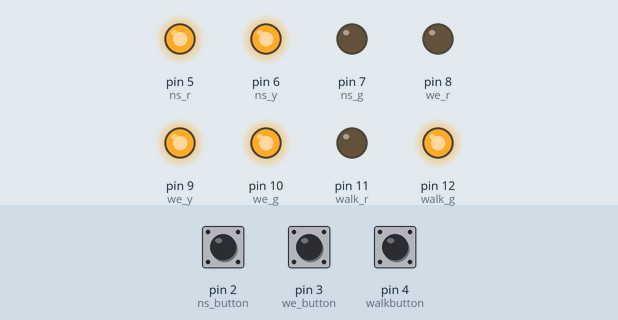
Bench run of a sketch on a simulated Arduino Uno, built with avr-gcc and run on an emulated ATmega328P. Shown: output pins drawn as LEDs (lit = HIGH). Dashed ring = blinking. Inputs (shaded band) come from the test bench; at power-on: pin 3 (we_button) LOW, pin 2 (ns_button) LOW, pin 4 (walkbutton) LOW.

Above: at 6.8 s.
6.9 s: pin 3 (we_button) pulled HIGH for 2.6 s
At 8.9 s:
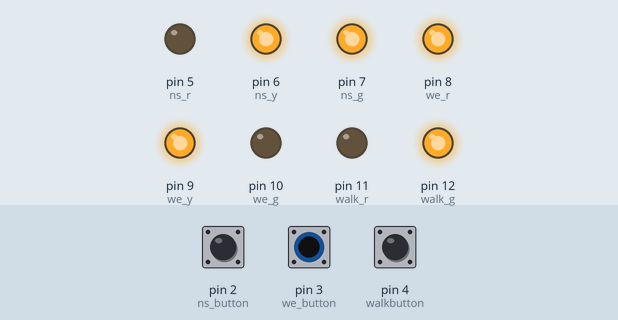
11.0 s: pin 2 (ns_button) pulled HIGH for 2.6 s
At 12.22 s:
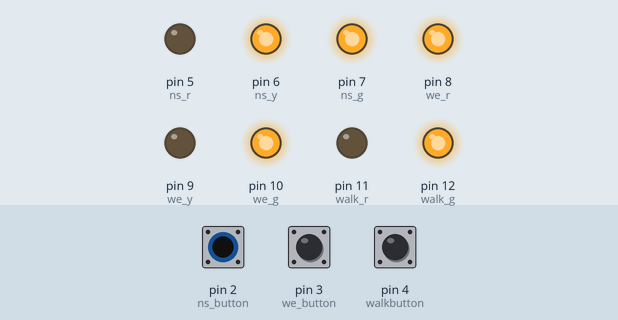
15.1 s: pin 4 (walkbutton) pulled HIGH for 2.6 s
At 17.6 s:
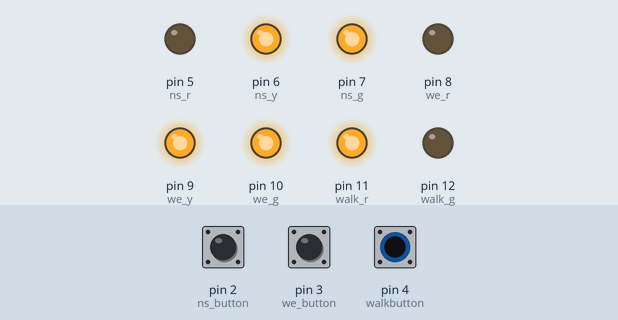
19.2 s: pin 2 (ns_button) pulled HIGH for 2.6 s
At 21.32 s:
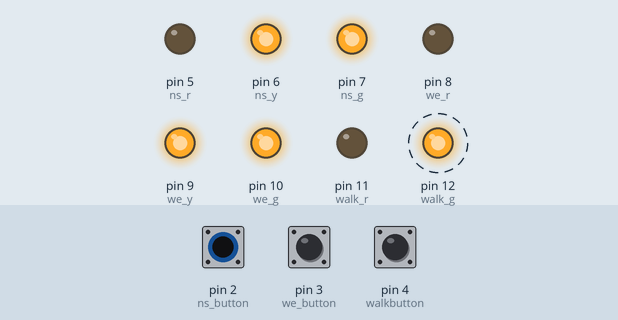
Timing chart, 0 to 22.9 s (numbered marks = the images above; inputs shaded):
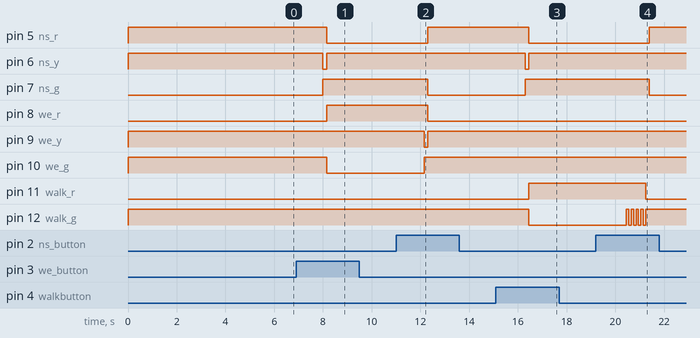

The sketch:

TRAFFIC_LIGHT.ino
```cpp
#define walkbutton 4
#define we_button 3
#define ns_button 2

#define walk_r 11
#define walk_g 12

#define ns_r 5
#define ns_y 6
#define ns_g 7

#define we_r 8
#define we_y 9
#define we_g 10

#define goS 0
#define waitS 1
#define goW 2
#define waitW 3
#define walkG 4
#define walkW 5

struct State {
 unsigned long ST_Out; // 6-bit pattern to street output
 unsigned long Time; // delay in ms units
 unsigned long Next[8];}; // next state for inputs 0,1,2,3
 typedef const struct State SType;

SType FSM[6]={
{0x79,2000,{goS,waitS,waitS,waitS,goS,waitS,waitS,waitS}},
{0x75,150,{goW,walkG,goW,walkG,goW,walkG,goW,goW}},
{0xCD,2000,{goW,waitW,goW,waitW,waitW,waitW,waitW,waitW}},
{0xAD,150,{goS,walkG,goS,walkG,goS,walkG,goS,walkG}},
{0x6E,2000,{walkG,walkG,walkW,walkW,walkW,walkW,walkW,walkW}},
{0x6D,150,{goS,goS,goW,goW,goS,goS,goS,goS}}
};

unsigned long S=0; // index to the current state
void setup() {
 pinMode(ns_r, OUTPUT);
 pinMode(ns_y, OUTPUT);
 pinMode(ns_g, OUTPUT);
 pinMode(ns_button, INPUT);

 pinMode(we_r, OUTPUT);
 pinMode(we_y, OUTPUT);
 pinMode(we_g, OUTPUT);
 pinMode(we_button, INPUT);

 pinMode(walk_r,OUTPUT);
 pinMode(walk_g,OUTPUT);
 pinMode(walkbutton,INPUT);

}

int input,input1, input2, input3;
void loop() {
 digitalWrite(walk_g, FSM[S].ST_Out & B00000001);
 digitalWrite(walk_r, FSM[S].ST_Out & B00000010);
 digitalWrite(ns_g, FSM[S].ST_Out & B00000100);
 digitalWrite(ns_y, FSM[S].ST_Out & B00001000);
 digitalWrite(ns_r, FSM[S].ST_Out & B00010000);
 digitalWrite(we_g, FSM[S].ST_Out & B00100000);
 digitalWrite(we_y, FSM[S].ST_Out & B01000000);
 digitalWrite(we_r, FSM[S].ST_Out & B10000000);
 delay(FSM[S].Time);

 if((S == 4 && digitalRead(we_button) != LOW)||(S == 4 && digitalRead(ns_button) != LOW)){
   for(int i=0;i<=3;i++){
 digitalWrite(walk_g,HIGH);
 delay(100);
 digitalWrite(walk_g,LOW);
 delay(100);
 }
 }

 input1 = digitalRead(walkbutton);
 input2 = digitalRead(we_button);
 input3 = digitalRead(ns_button);
 input = input3*4+input2*2+input1;
 S = FSM[S].Next[input];


}
```

Measured:
- after the input at 6.9 s, pin 5 (ns_r), pin 10 (we_g): HIGH → LOW after 1.3 s; pin 6 (ns_y): HIGH → LOW after 1.1 s, → HIGH 0.15 s later; pin 7 (ns_g): LOW → HIGH after 1.1 s; pin 8 (we_r): LOW → HIGH after 1.3 s
- after the input at 11.0 s, pin 5 (ns_r): LOW → HIGH after 1.3 s; pin 7 (ns_g), pin 8 (we_r): HIGH → LOW after 1.3 s; pin 9 (we_y): HIGH → LOW after 1.2 s, → HIGH 0.15 s later; pin 10 (we_g): LOW → HIGH after 1.2 s
- after the input at 15.1 s, pin 5 (ns_r), pin 12 (walk_g): HIGH → LOW after 1.4 s; pin 6 (ns_y): HIGH → LOW after 1.2 s, → HIGH 0.15 s later; pin 7 (ns_g): LOW → HIGH after 1.2 s; pin 11 (walk_r): LOW → HIGH after 1.4 s
- after the input at 19.2 s, pin 5 (ns_r): LOW → HIGH after 2.2 s; pin 7 (ns_g): HIGH → LOW after 2.2 s; pin 11 (walk_r): HIGH → LOW after 2.1 s; pin 12 (walk_g): alternates HIGH for 0.10 s and LOW for 0.10 s, 9 changes in all, then stays HIGH, starting after 1.3 s
